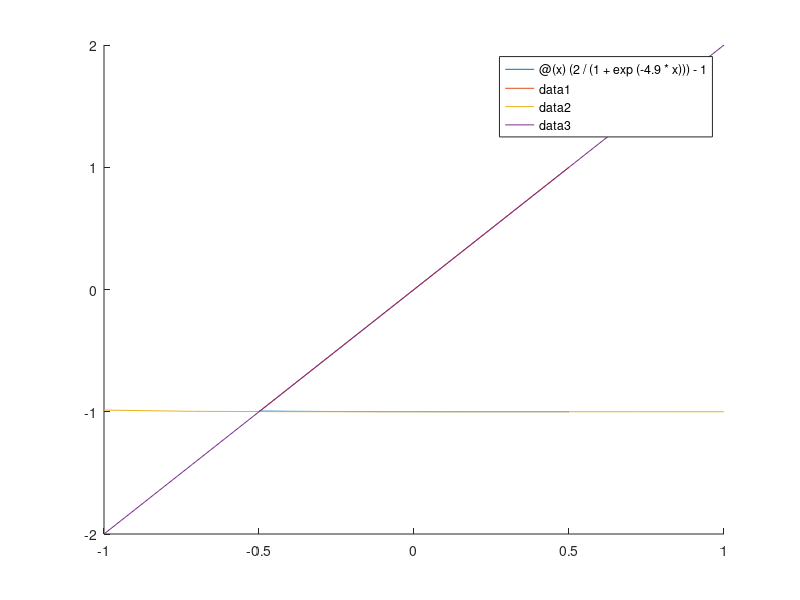

Write the MATLAB code that produced this figure.

f = @(x) (2/ (1 + exp(-4.9 * x))) - 1
g = @(x) 2*x
figure()
hold on
fplot(f,[-0.5,0.5])
fplot(g,[-0.5,0.5])
fplot(f,[-1,1])
fplot(g,[-1,1])